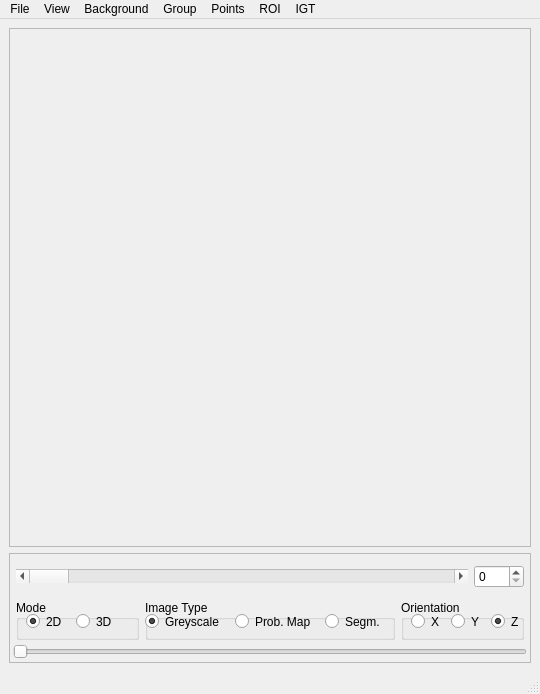
<?xml version="1.0" encoding="UTF-8"?>
<ui version="4.0">
 <class>VizViewer</class>
 <widget class="QMainWindow" name="VizViewer">
  <property name="geometry">
   <rect>
    <x>0</x>
    <y>0</y>
    <width>540</width>
    <height>694</height>
   </rect>
  </property>
  <property name="acceptDrops">
   <bool>true</bool>
  </property>
  <property name="windowTitle">
   <string>crlViz Viewer</string>
  </property>
  <widget class="QWidget" name="centralwidget">
   <layout class="QVBoxLayout">
    <property name="spacing">
     <number>6</number>
    </property>
    <property name="margin">
     <number>9</number>
    </property>
    <item>
     <widget class="QFrame" name="viewFrame">
      <property name="sizePolicy">
       <sizepolicy hsizetype="Expanding" vsizetype="Expanding">
        <horstretch>0</horstretch>
        <verstretch>9</verstretch>
       </sizepolicy>
      </property>
      <property name="maximumSize">
       <size>
        <width>1024</width>
        <height>1024</height>
       </size>
      </property>
      <property name="acceptDrops">
       <bool>true</bool>
      </property>
      <property name="frameShape">
       <enum>QFrame::StyledPanel</enum>
      </property>
      <property name="frameShadow">
       <enum>QFrame::Raised</enum>
      </property>
      <property name="lineWidth">
       <number>1</number>
      </property>
      <layout class="QGridLayout">
       <property name="margin">
        <number>3</number>
       </property>
       <property name="spacing">
        <number>3</number>
       </property>
       <item row="0" column="0">
        <widget class="QVTKWidget" name="qvtkWidget" native="true">
         <property name="sizePolicy">
          <sizepolicy hsizetype="Preferred" vsizetype="Preferred">
           <horstretch>0</horstretch>
           <verstretch>9</verstretch>
          </sizepolicy>
         </property>
         <property name="minimumSize">
          <size>
           <width>32</width>
           <height>32</height>
          </size>
         </property>
         <property name="maximumSize">
          <size>
           <width>1024</width>
           <height>1024</height>
          </size>
         </property>
         <property name="baseSize">
          <size>
           <width>256</width>
           <height>256</height>
          </size>
         </property>
         <property name="acceptDrops">
          <bool>false</bool>
         </property>
        </widget>
       </item>
      </layout>
     </widget>
    </item>
    <item>
     <widget class="QFrame" name="frame">
      <property name="sizePolicy">
       <sizepolicy hsizetype="Expanding" vsizetype="Expanding">
        <horstretch>0</horstretch>
        <verstretch>1</verstretch>
       </sizepolicy>
      </property>
      <property name="minimumSize">
       <size>
        <width>16</width>
        <height>110</height>
       </size>
      </property>
      <property name="frameShape">
       <enum>QFrame::StyledPanel</enum>
      </property>
      <property name="frameShadow">
       <enum>QFrame::Raised</enum>
      </property>
      <layout class="QVBoxLayout">
       <property name="spacing">
        <number>1</number>
       </property>
       <property name="margin">
        <number>3</number>
       </property>
       <item>
        <widget class="QFrame" name="frame_2">
         <property name="frameShape">
          <enum>QFrame::NoFrame</enum>
         </property>
         <property name="frameShadow">
          <enum>QFrame::Raised</enum>
         </property>
         <layout class="QHBoxLayout">
          <property name="spacing">
           <number>6</number>
          </property>
          <property name="margin">
           <number>3</number>
          </property>
          <item>
           <widget class="QScrollBar" name="sliceScrollBar">
            <property name="sizePolicy">
             <sizepolicy hsizetype="Minimum" vsizetype="Fixed">
              <horstretch>90</horstretch>
              <verstretch>0</verstretch>
             </sizepolicy>
            </property>
            <property name="orientation">
             <enum>Qt::Horizontal</enum>
            </property>
           </widget>
          </item>
          <item>
           <widget class="QSpinBox" name="sliceSpinBox">
            <property name="sizePolicy">
             <sizepolicy hsizetype="Minimum" vsizetype="Fixed">
              <horstretch>10</horstretch>
              <verstretch>0</verstretch>
             </sizepolicy>
            </property>
           </widget>
          </item>
         </layout>
        </widget>
       </item>
       <item>
        <widget class="QFrame" name="frame_3">
         <property name="frameShape">
          <enum>QFrame::NoFrame</enum>
         </property>
         <property name="frameShadow">
          <enum>QFrame::Plain</enum>
         </property>
         <property name="lineWidth">
          <number>0</number>
         </property>
         <layout class="QHBoxLayout">
          <property name="spacing">
           <number>6</number>
          </property>
          <property name="margin">
           <number>3</number>
          </property>
          <item>
           <widget class="QGroupBox" name="groupBox">
            <property name="minimumSize">
             <size>
              <width>100</width>
              <height>40</height>
             </size>
            </property>
            <property name="title">
             <string>Mode</string>
            </property>
            <widget class="QRadioButton" name="interactor3D">
             <property name="geometry">
              <rect>
               <x>60</x>
               <y>10</y>
               <width>41</width>
               <height>23</height>
              </rect>
             </property>
             <property name="text">
              <string>3D</string>
             </property>
            </widget>
            <widget class="QRadioButton" name="interactor2D">
             <property name="geometry">
              <rect>
               <x>10</x>
               <y>10</y>
               <width>41</width>
               <height>23</height>
              </rect>
             </property>
             <property name="text">
              <string>2D</string>
             </property>
             <property name="checked">
              <bool>true</bool>
             </property>
            </widget>
           </widget>
          </item>
          <item>
           <widget class="QGroupBox" name="groupBox_3">
            <property name="minimumSize">
             <size>
              <width>250</width>
              <height>0</height>
             </size>
            </property>
            <property name="title">
             <string>Image Type</string>
            </property>
            <widget class="QRadioButton" name="lutSegmentation">
             <property name="geometry">
              <rect>
               <x>180</x>
               <y>10</y>
               <width>61</width>
               <height>23</height>
              </rect>
             </property>
             <property name="text">
              <string>Segm.</string>
             </property>
            </widget>
            <widget class="QRadioButton" name="lutProbabilityMap">
             <property name="geometry">
              <rect>
               <x>90</x>
               <y>10</y>
               <width>81</width>
               <height>23</height>
              </rect>
             </property>
             <property name="text">
              <string>Prob. Map</string>
             </property>
            </widget>
            <widget class="QRadioButton" name="lutGreyscale">
             <property name="geometry">
              <rect>
               <x>0</x>
               <y>10</y>
               <width>81</width>
               <height>23</height>
              </rect>
             </property>
             <property name="text">
              <string>Greyscale</string>
             </property>
             <property name="checked">
              <bool>true</bool>
             </property>
            </widget>
           </widget>
          </item>
          <item>
           <widget class="QGroupBox" name="groupBox_2">
            <property name="minimumSize">
             <size>
              <width>120</width>
              <height>0</height>
             </size>
            </property>
            <property name="title">
             <string>Orientation</string>
            </property>
            <widget class="QRadioButton" name="orientationXZ">
             <property name="geometry">
              <rect>
               <x>50</x>
               <y>10</y>
               <width>41</width>
               <height>23</height>
              </rect>
             </property>
             <property name="text">
              <string>Y</string>
             </property>
            </widget>
            <widget class="QRadioButton" name="orientationXY">
             <property name="geometry">
              <rect>
               <x>90</x>
               <y>10</y>
               <width>31</width>
               <height>23</height>
              </rect>
             </property>
             <property name="text">
              <string>Z</string>
             </property>
             <property name="checked">
              <bool>true</bool>
             </property>
            </widget>
            <widget class="QRadioButton" name="orientationYZ">
             <property name="geometry">
              <rect>
               <x>10</x>
               <y>10</y>
               <width>31</width>
               <height>23</height>
              </rect>
             </property>
             <property name="text">
              <string>X</string>
             </property>
            </widget>
           </widget>
          </item>
         </layout>
        </widget>
       </item>
       <item>
        <widget class="QSlider" name="blendingSlider">
         <property name="maximum">
          <number>100</number>
         </property>
         <property name="orientation">
          <enum>Qt::Horizontal</enum>
         </property>
         <property name="tickPosition">
          <enum>QSlider::NoTicks</enum>
         </property>
        </widget>
       </item>
      </layout>
     </widget>
    </item>
   </layout>
  </widget>
  <widget class="QMenuBar" name="menubar">
   <property name="geometry">
    <rect>
     <x>0</x>
     <y>0</y>
     <width>540</width>
     <height>23</height>
    </rect>
   </property>
   <widget class="QMenu" name="menuGroup">
    <property name="title">
     <string>Group</string>
    </property>
    <addaction name="actionGroup1"/>
    <addaction name="actionGroup2"/>
    <addaction name="actionGroup3"/>
    <addaction name="separator"/>
    <addaction name="actionNo_Group"/>
   </widget>
   <widget class="QMenu" name="menuPoints">
    <property name="title">
     <string>Points</string>
    </property>
    <addaction name="actionSave_Points"/>
    <addaction name="actionLoad_Points"/>
    <addaction name="actionClear_Points"/>
   </widget>
   <widget class="QMenu" name="menuROI">
    <property name="title">
     <string>ROI</string>
    </property>
    <addaction name="actionSelect_ROI"/>
    <addaction name="actionSave_ROI"/>
   </widget>
   <widget class="QMenu" name="menuFile">
    <property name="title">
     <string>File</string>
    </property>
    <addaction name="actionRemove_Overlay_Image"/>
    <addaction name="actionRemove_Tensors"/>
    <addaction name="actionSave_Screenshot"/>
    <addaction name="actionSave_Movie"/>
    <addaction name="actionSave_OBJ_File"/>
    <addaction name="actionSave_RIB_File"/>
    <addaction name="separator"/>
    <addaction name="actionExit"/>
   </widget>
   <widget class="QMenu" name="menuBackground">
    <property name="title">
     <string>Background</string>
    </property>
    <addaction name="actionBlack"/>
    <addaction name="actionWhite"/>
   </widget>
   <widget class="QMenu" name="menuView">
    <property name="title">
     <string>View</string>
    </property>
    <addaction name="actionShow_Marker"/>
    <addaction name="actionShow_Bounding_Box"/>
    <addaction name="actionShow_Orientation_Cube"/>
    <addaction name="actionSmall_Cube"/>
    <addaction name="separator"/>
    <addaction name="actionDisplay_Cursor"/>
    <addaction name="actionShow_Mouse_Pointer"/>
    <addaction name="actionSpecial_Label_Blending"/>
   </widget>
   <widget class="QMenu" name="menuIGT">
    <property name="title">
     <string>IGT</string>
    </property>
    <addaction name="actionShow_Tool"/>
    <addaction name="actionDisplay_in_VectorVision"/>
   </widget>
   <addaction name="menuFile"/>
   <addaction name="menuView"/>
   <addaction name="menuBackground"/>
   <addaction name="menuGroup"/>
   <addaction name="menuPoints"/>
   <addaction name="menuROI"/>
   <addaction name="menuIGT"/>
  </widget>
  <widget class="QStatusBar" name="statusbar"/>
  <action name="actionOpen_Scene">
   <property name="text">
    <string>Open Scene</string>
   </property>
  </action>
  <action name="actionSave_Scene">
   <property name="text">
    <string>Save Scene</string>
   </property>
  </action>
  <action name="actionAdd_Volume">
   <property name="text">
    <string>Add &amp;Volume</string>
   </property>
   <property name="shortcut">
    <string>V</string>
   </property>
   <property name="shortcutContext">
    <enum>Qt::ApplicationShortcut</enum>
   </property>
  </action>
  <action name="actionAdd_Model">
   <property name="text">
    <string>Add Model</string>
   </property>
  </action>
  <action name="actionExit">
   <property name="text">
    <string>Close</string>
   </property>
  </action>
  <action name="actionAbout_Viz">
   <property name="text">
    <string>About Viz</string>
   </property>
  </action>
  <action name="actionKeyboard_shortcuts">
   <property name="text">
    <string>Keyboard shortcuts</string>
   </property>
  </action>
  <action name="actionRemove_Overlay_Image">
   <property name="text">
    <string>Remove Overlay Images</string>
   </property>
  </action>
  <action name="actionRemove_Tensors">
   <property name="text">
    <string>Remove Tensors</string>
   </property>
  </action>
  <action name="actionGroup1">
   <property name="checkable">
    <bool>true</bool>
   </property>
   <property name="checked">
    <bool>true</bool>
   </property>
   <property name="text">
    <string>1</string>
   </property>
  </action>
  <action name="actionGroup2">
   <property name="checkable">
    <bool>true</bool>
   </property>
   <property name="checked">
    <bool>false</bool>
   </property>
   <property name="text">
    <string>2</string>
   </property>
  </action>
  <action name="actionGroup3">
   <property name="checkable">
    <bool>true</bool>
   </property>
   <property name="text">
    <string>3</string>
   </property>
  </action>
  <action name="actionDisplay_Cursor">
   <property name="checkable">
    <bool>true</bool>
   </property>
   <property name="text">
    <string>Display Cursor</string>
   </property>
   <property name="shortcut">
    <string>C</string>
   </property>
  </action>
  <action name="actionSave_Points">
   <property name="text">
    <string>Save Points...</string>
   </property>
  </action>
  <action name="actionClear_Points">
   <property name="text">
    <string>Clear Points...</string>
   </property>
  </action>
  <action name="actionSelect_ROI">
   <property name="checkable">
    <bool>true</bool>
   </property>
   <property name="text">
    <string>Select ROI</string>
   </property>
  </action>
  <action name="actionSave_ROI">
   <property name="text">
    <string>Save ROI...</string>
   </property>
  </action>
  <action name="actionSave_Screenshot">
   <property name="text">
    <string>Save Screenshot...</string>
   </property>
   <property name="iconText">
    <string>Save Screenshot</string>
   </property>
   <property name="toolTip">
    <string>Save Screenshot</string>
   </property>
  </action>
  <action name="actionNo_Group">
   <property name="checkable">
    <bool>true</bool>
   </property>
   <property name="checked">
    <bool>false</bool>
   </property>
   <property name="text">
    <string>No Group</string>
   </property>
  </action>
  <action name="actionShow_Marker">
   <property name="checkable">
    <bool>true</bool>
   </property>
   <property name="checked">
    <bool>false</bool>
   </property>
   <property name="text">
    <string>Show Marker</string>
   </property>
  </action>
  <action name="actionBlack">
   <property name="text">
    <string>Black</string>
   </property>
  </action>
  <action name="actionWhite">
   <property name="text">
    <string>White</string>
   </property>
  </action>
  <action name="actionShow_Bounding_Box">
   <property name="checkable">
    <bool>true</bool>
   </property>
   <property name="checked">
    <bool>true</bool>
   </property>
   <property name="enabled">
    <bool>false</bool>
   </property>
   <property name="text">
    <string>Show Bounding Box</string>
   </property>
  </action>
  <action name="actionShow_Orientation_Cube">
   <property name="checkable">
    <bool>true</bool>
   </property>
   <property name="checked">
    <bool>true</bool>
   </property>
   <property name="enabled">
    <bool>false</bool>
   </property>
   <property name="text">
    <string>Show Orientation Cube</string>
   </property>
  </action>
  <action name="actionSmall_Cube">
   <property name="checkable">
    <bool>true</bool>
   </property>
   <property name="enabled">
    <bool>false</bool>
   </property>
   <property name="text">
    <string>Small Cube</string>
   </property>
  </action>
  <action name="actionSave_RIB_File">
   <property name="text">
    <string>Save RIB File...</string>
   </property>
  </action>
  <action name="actionCrosshairs">
   <property name="checkable">
    <bool>true</bool>
   </property>
   <property name="checked">
    <bool>true</bool>
   </property>
   <property name="text">
    <string>Crosshairs</string>
   </property>
  </action>
  <action name="actionSpheres">
   <property name="checkable">
    <bool>true</bool>
   </property>
   <property name="text">
    <string>Spheres</string>
   </property>
  </action>
  <action name="actionLoad_Points">
   <property name="text">
    <string>Load Points...</string>
   </property>
  </action>
  <action name="actionShow_Mouse_Pointer">
   <property name="checkable">
    <bool>true</bool>
   </property>
   <property name="checked">
    <bool>true</bool>
   </property>
   <property name="text">
    <string>Show Mouse Pointer</string>
   </property>
  </action>
  <action name="actionSpecial_Label_Blending">
   <property name="checkable">
    <bool>true</bool>
   </property>
   <property name="checked">
    <bool>true</bool>
   </property>
   <property name="text">
    <string>Special Label Blending</string>
   </property>
  </action>
  <action name="actionShow_Tool">
   <property name="checkable">
    <bool>true</bool>
   </property>
   <property name="text">
    <string>Show Tool</string>
   </property>
  </action>
  <action name="actionDisplay_in_VectorVision">
   <property name="checkable">
    <bool>true</bool>
   </property>
   <property name="text">
    <string>Display in VectorVision</string>
   </property>
  </action>
  <action name="actionSave_OBJ_File">
   <property name="text">
    <string>Save OBJ File...</string>
   </property>
  </action>
  <action name="actionSave_Movie">
   <property name="text">
    <string>Save Movie...</string>
   </property>
  </action>
 </widget>
 <customwidgets>
  <customwidget>
   <class>QVTKWidget</class>
   <extends>QWidget</extends>
   <header>QVTKWidget.h</header>
  </customwidget>
 </customwidgets>
 <resources/>
 <connections/>
</ui>
